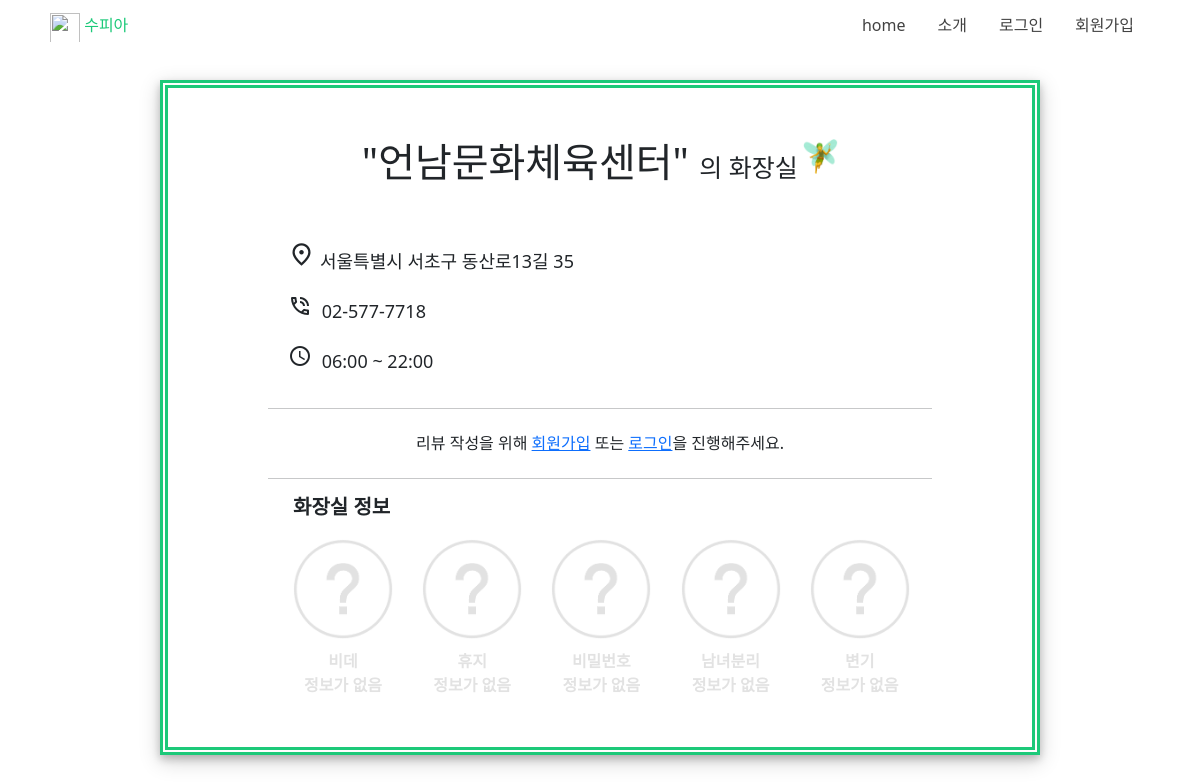
/1/, run on the app's committed database.
### toilet/models.py (models this page shows)
class ToiletInfo(models.Model):
    squat = 0 # 좌변기
    toilet = 1 # 양변기
    unknown = 3
    TTYPE_CHOICE = [(squat, '좌변기'), (toilet, '양변기')]
    id = models.AutoField(primary_key=True)
    tname=models.CharField(max_length=200)
    tlocation=models.CharField(max_length=300)
    tlat = models.FloatField() #위도
    tlong = models.FloatField() #경도
    tnumber=models.CharField(max_length=200,null=True)
    topen=models.CharField(max_length=200,null=True)
    tbidget=models.BooleanField(null=True)
    tpaper=models.BooleanField(null=True)
    tpassword=models.BooleanField(null=True)
    tpublic=models.BooleanField(null=True)
    ttype=models.IntegerField(choices=TTYPE_CHOICE,
                                blank=True,
                                null=True,
                                default=unknown)

### toilet/views.py (the view)
# urls.py: path('<int:id>/',views.info, name='info'),
def info(request, id):
    if request.method=="POST":
        form = CommentForm(request.POST)
        if form.is_valid():
            rating = form.save(commit=False)
            uid = request.user.id
            print(uid)
            tid = request.POST.get('tid')
            rating.score = request.POST.get('score')
            rating.author = get_object_or_404(User, pk=uid)
            rating.toilet = get_object_or_404(ToiletInfo, pk=tid)
            rating.save()
            print("<<<<<<<<<<<<<<<<<<<<<<<<<<<<<<<<<<<<<<<<")
            return JsonResponse({'success':'true', 'score':rating.score}, safe=False)
        else:
            print(form.errors)
            print("<<<<<<<<<<<<<<<<<<<<<<<<<<<<<<<<<<<<<<<<")
            print(form.non_field_errors)
    else :
        toilet = get_object_or_404(ToiletInfo, pk=id)
        context = {'toilet' : toilet}
        return render(request, 'toilet/info.html', context)
    return JsonResponse({'success':'false'})

### templates/toilet/info.html (shortened to what this page needs)
{% extends '../base.html' %}
{% load static %}
{% block content %}
    <div class="info_container">
        <div class="sub">
            <h1>"{{ toilet.tname }}" <text style="font-size: 25px;">의 화장실</text>
                <img src="{% static 'img/fairy.png' %}">
            </h1><br>
            <div class="info_plus">
                <p><span class="material-icons-outlined" style="font-size:27px;">place</span>{{ toilet.tlocation }}</p>
                <p><span class="material-icons-outlined">phone_in_talk</span> {{ toilet.tnumber }}</p>
                <p><span class="material-icons-outlined">schedule </span> {{ toilet.topen }}</p>
            </div>
        </div>
        <hr size="3.5" style="margin-top: 30px;">
        {% if user.is_authenticated %}
        <div class="ratings">
            <h5>화장실 평점</h5>
            <div class="col text-center">
                <form action="{% url 'toilet:info' toilet.id %}" method="POST" class="rate-form" id="{{toilet.id}}">
                    {% csrf_token %}
                    <button type="submit" class="fa fa-star fa-4x" id="first"></button>
                    <button type="submit" class="fa fa-star fa-4x" id="second"></button>
                    <button type="submit" class="fa fa-star fa-4x" id="third"></button>
                    <button type="submit" class="fa fa-star fa-4x" id="fourth"></button>
                    <button type="submit" class="fa fa-star fa-4x" id="fifth"></button>
                </form>
                <br>
                <div id="confirm-box"></div>
            </div>
        </div>
        {% else %}
        <div class="not_auth">
            <h6>
                리뷰 작성을 위해 <a href="{% url 'users:join' %}">회원가입</a> 또는 <a href="{% url 'users:login' %}">로그인</a>을 진행해주세요.
            </h6>
        </div>
        {% endif %}
        <hr size="3.5"  style="margin-top: 20px;">
        <div class="info_badge">
            <h5 >화장실 정보</h5>
            <div class="badge_container">
                {% if toilet.tbidget == True %}
                    <img src="{% static 'img/badge/bidet.png' %}">
                    <text>비데 O</text>
                {% elif toilet.tbidget == False %}
                    <img src="{% static 'img/badge/bidet_N.png' %}">
                    <text id="biget_x">비데 X</text>
                {% else %}
                    <img src="{% static 'img/badge/question.png' %}">
                    <text id="biget_x">비데<BR>정보가 없음</text>
                {% endif %}
            </div>
            <div class="badge_container">
                {% if toilet.tpaper == True %}
                    <img src="{% static 'img/badge/tissue.png' %}">
                    <text>휴지 O</text>
                {% elif toilet.tpaper == False %}
                    <img src="{% static 'img/badge/tissue_N.png' %}">
                    <text id="biget_x">휴지 X</text>
                {% else %}
                    <img src="{% static 'img/badge/question.png' %}">
                    <text id="biget_x">휴지<BR>정보가 없음</text>
                {% endif %}
            </div>
            <div class="badge_container">
                {% if toilet.tpassword == True %}
                    <img src="{% static 'img/badge/pw.png' %}">
                    <text>비밀번호 O</text>
                {% elif toilet.tpassword == False %}
                    <img src="{% static 'img/badge/pw_N.png' %}">
                    <text id="biget_x">비밀번호 X</text>
                {% else %}
                    <img src="{% static 'img/badge/question.png' %}">
                    <text id="biget_x">비밀번호<BR>정보가 없음</text>
                {% endif %}
            </div>
            <div class="badge_container">
                {% if toilet.tpublic == True %}
                    <img src="{% static 'img/badge/mw.png' %}">
                    <text>남녀분리 O</text>
                {% elif toilet.tpublic == False %}
                    <img src="{% static 'img/badge/mw_N.png' %}">
                    <text id="biget_x">남녀분리 X</text>
                {% else %}
                    <img src="{% static 'img/badge/question.png' %}">
                    <text id="biget_x">남녀분리<BR>정보가 없음</text>
                {% endif %}
            </div>
            <div class="badge_container">
                {% if toilet.ttype == 0 %}
                    <img src="{% static 'img/badge/squat.png' %}">
                    <text>좌변기</text>
                {% elif toilet.ttype == 1 %}
                    <img src="{% static 'img/badge/toilet.png' %}">
                    <text>양변기</text>
                </div>
                {% else %}
                    <img src="{% static 'img/badge/question.png' %}">
                    <text id="biget_x">변기<BR>정보가 없음</text>
                {% endif %}
        </div>
    </div>
{% endblock %}

### static/css/style.css (style rules this page uses)
html, body { width: 100%; height: 100%; }
img { -webkit-user-select: none; }
.info_container { width: 55rem; padding: 50px 30px; margin: 0 auto; float: none; margin-bottom: 10px; box-shadow: 0 4px 8px 0 rgba(0, 0, 0, 0.2), 0 6px 20px 0 rgba(0, 0, 0, 0.19); padding-left: 100px; padding-right: 100px; position: relative; border: double 8px; border-color: #1cc979; }
.sub h1 { font-size: 40px; text-align: center; }
.sub img { width: 35px; margin:0 0 20px -5px; }
.info_plus { margin: 15px auto; }
.info_plus p { font-size: 18px; padding-bottom: 3px; }
.info_plus span { margin-left: 20px; margin-right: 5px; }
.info_badge h5, .ratings h5 { margin-left: 25px; font-weight: 700; margin-bottom: 20px; }
.badge_container { text-align: center; font-weight:bold; display:inline-block; width:100px; height:150px; margin-left: 25px; }
.badge_container img { width:100px; margin-bottom: 10px; }
.badge_container #biget_x { color: #e2e2e2; }
.not_auth h6 { margin: 25px auto; text-align: center; }

### data on the page
ToiletInfo: tname "언남문화체육센터", tlocation "서울특별시 서초구 동산로13길 35", tnumber "02-577-7718", topen "06:00 ~ 22:00"
